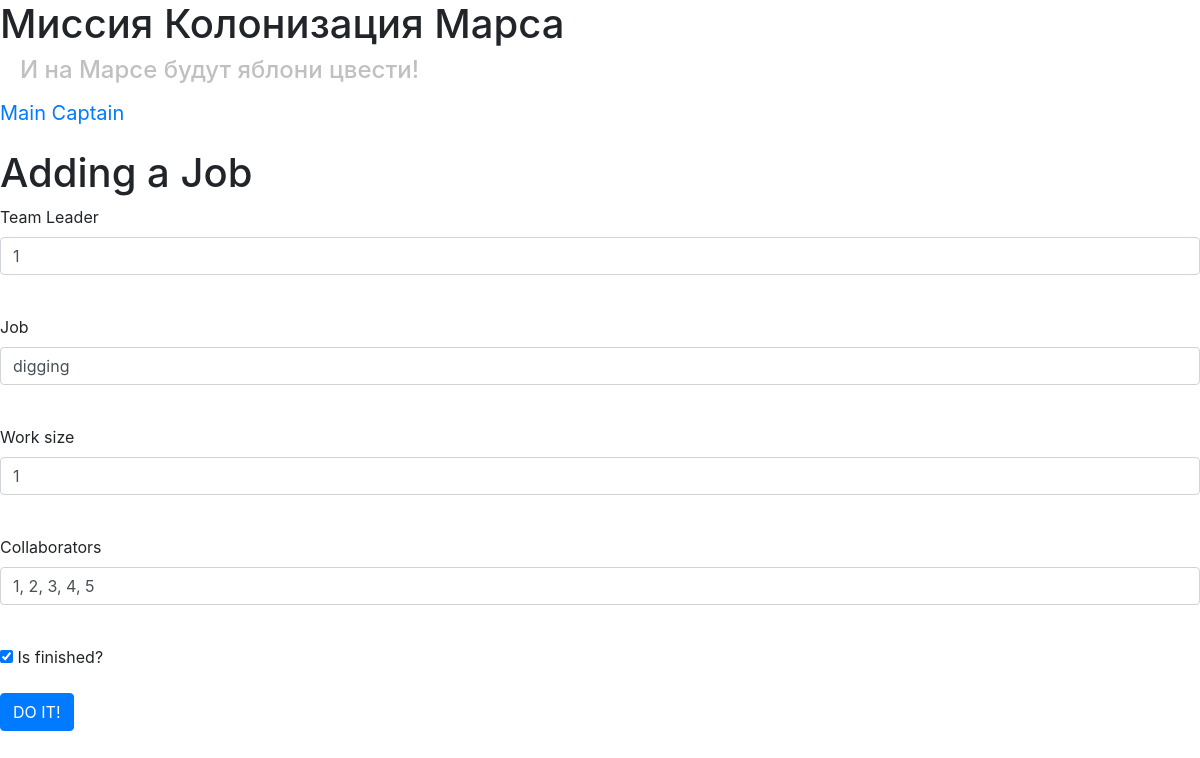
/job/1 (signed in), run on the app's committed database.
### data/users.py (models this page shows, shortened)
class User(SqlAlchemyBase, UserMixin, SerializerMixin):
    __tablename__ = 'users'
    id = sqlalchemy.Column(sqlalchemy.Integer,
                           primary_key=True, autoincrement=True)
    email = sqlalchemy.Column(sqlalchemy.String,
                              index=True, unique=True, nullable=True)
    surname = sqlalchemy.Column(sqlalchemy.String, nullable=True)
    name = sqlalchemy.Column(sqlalchemy.String, nullable=True)
    about = sqlalchemy.Column(sqlalchemy.String, nullable=True)
    age = sqlalchemy.Column(sqlalchemy.Integer, nullable=True)
    position = sqlalchemy.Column(sqlalchemy.String, nullable=True)
    speciality = sqlalchemy.Column(sqlalchemy.String, nullable=True)
    address = sqlalchemy.Column(sqlalchemy.String, nullable=True)
    hashed_password = sqlalchemy.Column(sqlalchemy.String, nullable=True)
    created_date = sqlalchemy.Column(sqlalchemy.DateTime,
                                     default=datetime.datetime.now)
    city_from = sqlalchemy.Column(sqlalchemy.String, nullable=True)
    news = orm.relation("News", back_populates='user')

### data/jobs.py (models this page shows)
class Jobs(SqlAlchemyBase, SerializerMixin):
    __tablename__ = 'jobs'
    id = sqlalchemy.Column(sqlalchemy.Integer,
                           primary_key=True, autoincrement=True)
    user = orm.relation('User')
    team_leader = sqlalchemy.Column(sqlalchemy.Integer, sqlalchemy.ForeignKey("users.id"))
    job = sqlalchemy.Column(sqlalchemy.String, nullable=True)
    work_size = sqlalchemy.Column(sqlalchemy.Integer)
    collaborators = sqlalchemy.Column(sqlalchemy.String, nullable=True)
    start_date = sqlalchemy.Column(sqlalchemy.DateTime, default=datetime.datetime.now)
    end_date = sqlalchemy.Column(sqlalchemy.DateTime, nullable=True)
    is_finished = sqlalchemy.Column(sqlalchemy.Boolean)
    category = orm.relation("Category",
                              secondary="association",
                              backref="jobs")

### main.py (the view, shortened to what this page needs)
@app.route('/job/<int:id>', methods=['GET', 'POST'])
@login_required
def edit_job(id):
    form = JobsForm()
    if request.method == "GET":
        session = create_session()
        jobs = session.query(Jobs).all()
        a = False
        for i in range(len(jobs)):
            if jobs[i].id == id and jobs[i].user == current_user or jobs[i].id == id and current_user.id == 1:
                form.team_leader.data = jobs[i].team_leader
                form.job.data = jobs[i].job
                form.is_finished.data = jobs[i].is_finished
                form.work_size.data = jobs[i].work_size
                form.collaborators.data = jobs[i].collaborators
                a = True
                break
        if not a:
            abort(404)
    return render_template('jobs.html', title='Редактирование работы', form=form)

### main.py
class JobsForm(FlaskForm):
    team_leader = IntegerField('Team Leader', validators=[DataRequired()])
    job = StringField("Job", validators=[DataRequired()])
    work_size = IntegerField('Work size', validators=[DataRequired()])
    collaborators = StringField("Collaborators", validators=[DataRequired()])
    is_finished = BooleanField("Is finished?")
    submit = SubmitField('DO IT!')

### data/db_session.py (called while the page is built)
def create_session() -> Session:
    global __factory
    return __factory()

### main.py (called while the page is built)
@login_manager.user_loader
def load_user(user_id):
    session = create_session()
    return session.query(User).get(user_id)

### templates/jobs.html (shortened to what this page needs)
{% extends "base.html" %}
{% block content %}
<h1>Adding a Job</h1>
<form action="" method="post">
    <p>
        {{ form.team_leader.label }}<br>
        {{ form.team_leader(class="form-control") }}<br>
    </p>
    <p>
        {{ form.job.label }}<br>
        {{ form.job(class="form-control") }}<br>
    </p>
    <p>
        {{ form.work_size.label }}<br>
        {{ form.work_size(class="form-control") }}<br>
    </p>
    <p>
        {{ form.collaborators.label }}<br>
        {{ form.collaborators(class="form-control") }}<br>
    </p>
    <p>{{ form.is_finished() }} {{ form.is_finished.label }}</p>
    <p>{{ form.submit(type="submit", class="btn btn-primary") }}</p>
</form>
{% endblock %}

### templates/base.html (shortened to what this page needs)
<!DOCTYPE html>
<html lang="ru">
<head>
    <link rel="stylesheet"
          href="https://stackpath.bootstrapcdn.com/bootstrap/4.4.1/css/bootstrap.min.css"
>
    <link rel="stylesheet" type="text/css" href="/static/css/2.css"/>
</head>
<body>
<h1>Миссия Колонизация Марса</h1>
<h4>И на Марсе будут яблони цвести!</h4>
<nav>
    {% if current_user.is_authenticated %}
    <p>
        <a class="navbar-brand" href="/logout">{{ current_user.name}} {{ current_user.surname}}</a>
    </p>
    {% else %}
        <p>
            <a class="btn btn-primary " href="/register">Register</a>
            <a class="btn btn-success" href="/login">Log in</a>
        </p>
    {% endif %}
</nav>
{% block content %}
{% endblock %}
</body>
</html>

### static/css/2.css (style rules this page uses)
h4 { padding-left: 20px; color: #c0c0c0 }

### data on the page
User: name "Main", surname "Captain"
Jobs: team_leader "1", job "digging", work_size "1", collaborators "1, 2, 3, 4, 5", is_finished "☑"
